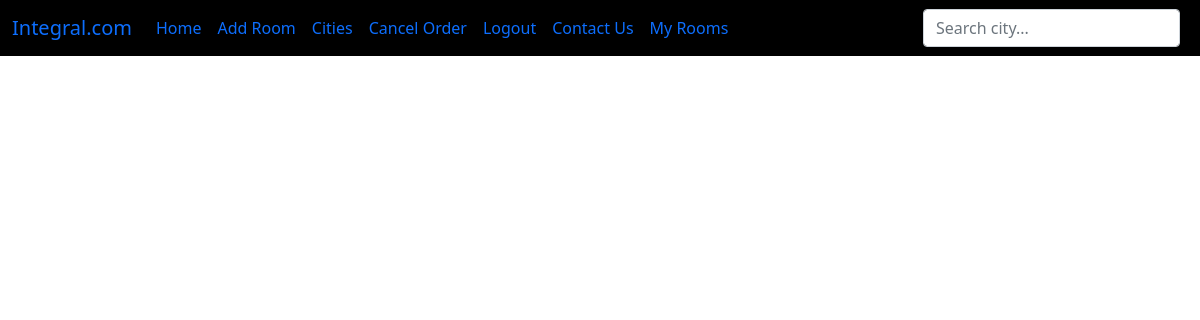
Page /my_rooms/ (signed in) on the earlier database version.
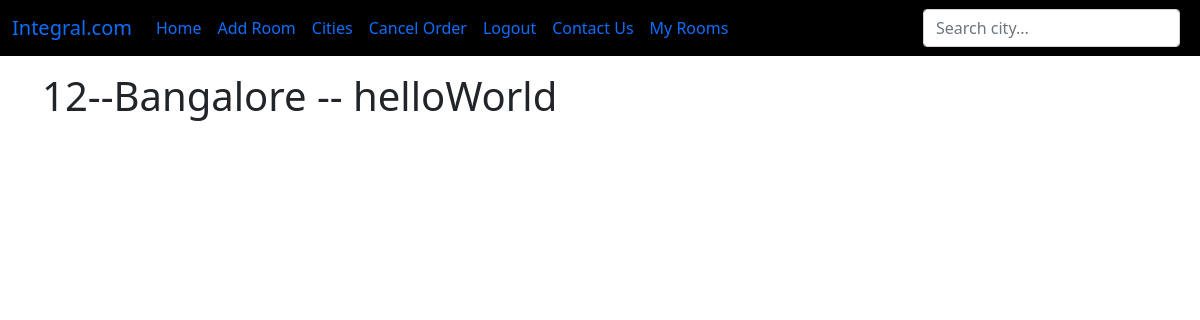
Same page on the later database version.
### room/models.py (models this page shows)
class RentedRooms(models.Model):
    room_id = models.ForeignKey(Room,on_delete=models.CASCADE)
    buyer_username = models.ForeignKey(User, on_delete=models.CASCADE,null=True)
    odered_date = models.DateTimeField(auto_now_add=True)
    def __str__(self):
        return f"{self.room_id} -- {self.buyer_username}"

class Room(models.Model):
    id = models.AutoField(primary_key=True)
    price = models.IntegerField()
    city = models.CharField(max_length=64)
    address = models.CharField(max_length=264)
    owner = models.ForeignKey(User,on_delete=models.CASCADE)
    contact_details = models.IntegerField()
    room_type = models.CharField(max_length=6,choices=ROOM_TYPE,default='1BHK',null=True)
    images = models.URLField(max_length=264, null=True, blank=True)
    def __str__(self):
        return str(self.id) + "--" + self.city

### room/views.py (the view)
# urls.py: path('my_rooms/',views.myRoomsBooked, name='my_rooms'),
def myRoomsBooked(request):
    my_rooms = RentedRooms.objects.filter(room_id__owner = request.user.id)
    print(my_rooms)
    return render(request , 'room/booked_rooms.htm' , {'my_rooms' : my_rooms})

### room/templates/room/booked_rooms.htm
{% extends 'room/main.htm'%}
{% block content %}
    {% for room in my_rooms %}
        <h1>{{room}}</h1>
    {% endfor %}
{% endblock %}

Differences in the rows shown:
added RentedRooms: room_id+buyer_username "12--Bangalore -- helloWorld"
